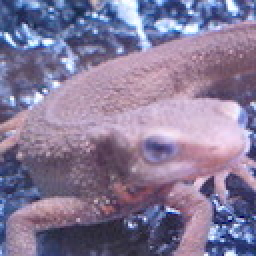
#> input picture Question_11_20/image_11_20/imori.jpg, 128 x 128 px, found by its file name (shown 2 times larger)
$ python q32.py   (older library calls are emulated)
#> lines starting #> are read from the running program, lines starting #| are printed output that depends on the picture
import cv2
import numpy as np
import sys
sys.path.append("..")
from Question_01_10.q2 import Gray

# [39 lines of commented-out code are left out]
K, L = 128, 128
channel = 3


# DFT
# [43 lines left out: functions dft, idft, not called in this run]


img = cv2.imread("./image_31_40/imori.jpg").astype(np.float)
# img_gray = Gray(img)
img_gray = img
#下とpsは値が違う
img_ans_1 = np.fft.fft2(img_gray)
print(img_ans_1)
#> (printed output is left out)
img_ans_2 = np.fft.ifft2(img_ans_1).astype(np.uint8)
# [24 lines of commented-out code are left out]
ps = (np.abs(img_ans_1) / np.abs(img_ans_1).max() * 255).astype(np.uint8)
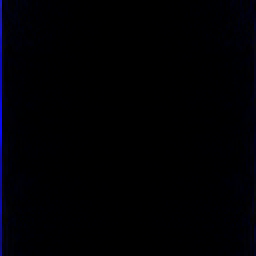
#> ps: shape (128, 128, 3) (shown 2 times larger); mean of channels 0, 1, 2 3.5, 0.3, 0.3; drawn as B, G, R
print(ps)
#> (printed output is left out)
print(img_ans_2)
#> (printed output is left out)

# [7 lines of commented-out code are left out]


cv2.imwrite("./image_31_40/answer32_1.jpg", ps)
cv2.imshow("result", ps)
cv2.waitKey(0)
cv2.destroyWindow("result")

cv2.imwrite("./image_31_40/answer32_2.jpg", img_ans_2)
cv2.imshow("result", img_ans_2)
cv2.waitKey(0)
cv2.destroyAllWindows()
